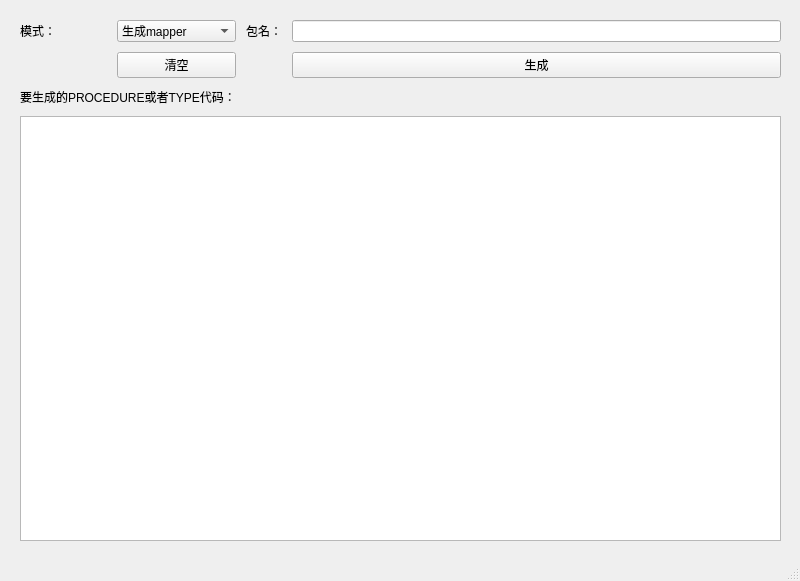
<?xml version="1.0" encoding="UTF-8"?>
<ui version="4.0">
 <class>MainWindow</class>
 <widget class="QMainWindow" name="MainWindow">
  <property name="geometry">
   <rect>
    <x>0</x>
    <y>0</y>
    <width>800</width>
    <height>581</height>
   </rect>
  </property>
  <property name="windowTitle">
   <string>自动生成代码</string>
  </property>
  <widget class="QWidget" name="centralwidget">
   <widget class="QWidget" name="gridLayoutWidget">
    <property name="geometry">
     <rect>
      <x>20</x>
      <y>20</y>
      <width>761</width>
      <height>521</height>
     </rect>
    </property>
    <layout class="QGridLayout" name="gridLayout" rowstretch="0,0,0,0,0,0,0" columnstretch="0,0,0,0">
     <property name="spacing">
      <number>10</number>
     </property>
     <item row="2" column="1">
      <widget class="QComboBox" name="cBox_mode">
       <item>
        <property name="text">
         <string>生成mapper</string>
        </property>
       </item>
       <item>
        <property name="text">
         <string>生成typehandler</string>
        </property>
       </item>
       <item>
        <property name="text">
         <string>生成pojo类</string>
        </property>
       </item>
      </widget>
     </item>
     <item row="4" column="1">
      <widget class="QPushButton" name="pushButton_clear">
       <property name="text">
        <string>清空</string>
       </property>
      </widget>
     </item>
     <item row="2" column="0">
      <widget class="QLabel" name="label_mode">
       <property name="text">
        <string>模式：</string>
       </property>
      </widget>
     </item>
     <item row="5" column="0" colspan="2">
      <widget class="QLabel" name="label_data">
       <property name="text">
        <string>要生成的PROCEDURE或者TYPE代码：</string>
       </property>
      </widget>
     </item>
     <item row="2" column="2">
      <widget class="QLabel" name="label_packagename">
       <property name="text">
        <string>包名：</string>
       </property>
      </widget>
     </item>
     <item row="2" column="3">
      <widget class="QLineEdit" name="lineEdit_packagename"/>
     </item>
     <item row="6" column="0" colspan="4">
      <widget class="QTextEdit" name="textEdit_data"/>
     </item>
     <item row="4" column="3">
      <widget class="QPushButton" name="pushButton_OK">
       <property name="text">
        <string>生成</string>
       </property>
      </widget>
     </item>
    </layout>
   </widget>
  </widget>
  <widget class="QMenuBar" name="menubar">
   <property name="geometry">
    <rect>
     <x>0</x>
     <y>0</y>
     <width>800</width>
     <height>26</height>
    </rect>
   </property>
  </widget>
  <widget class="QStatusBar" name="statusbar"/>
 </widget>
 <resources/>
 <connections/>
</ui>
